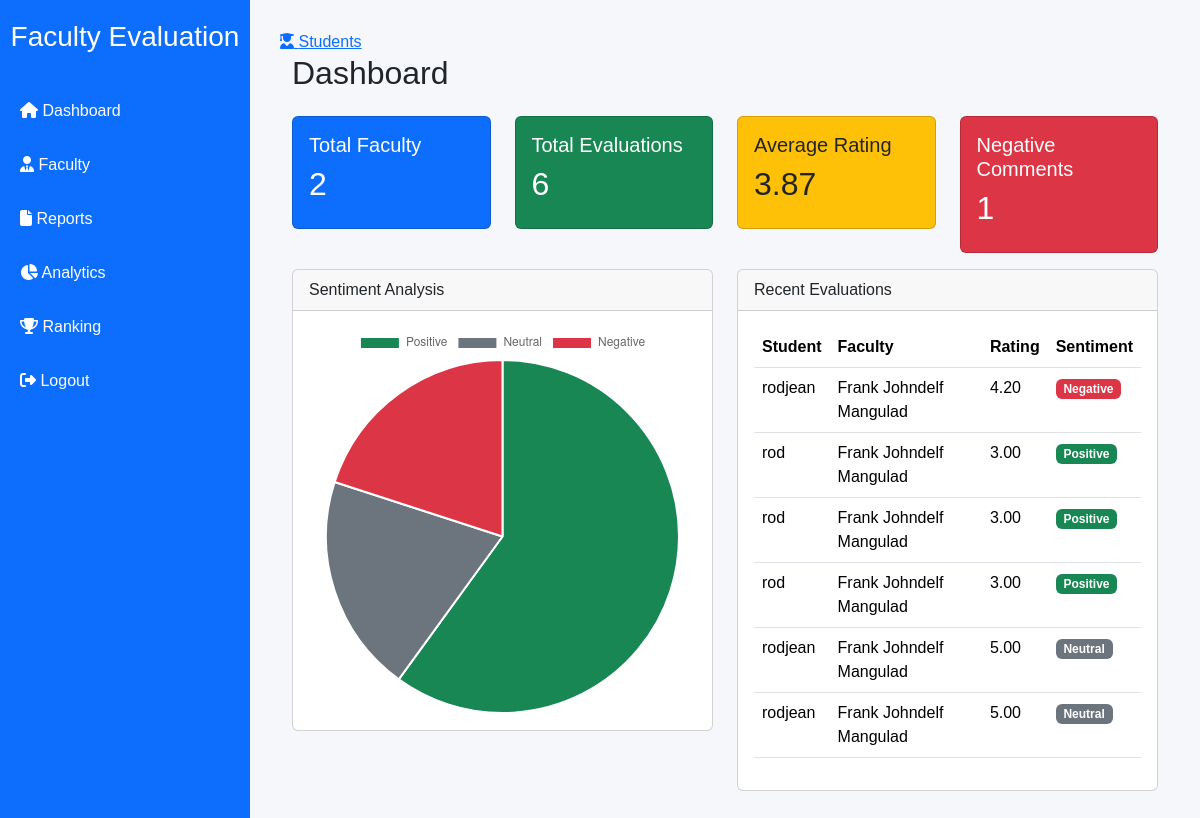
The page /faculty-evaluation-system/admin/dashboard.php (signed in) on the database its author committed.
### tables this page shows
CREATE TABLE `evaluations` (
  `id` int(11) NOT NULL,
  `faculty_id` int(11) NOT NULL,
  `student_name` varchar(100) NOT NULL,
  `knowledge` tinyint(4) NOT NULL,
  `communication` tinyint(4) NOT NULL,
  `professionalism` tinyint(4) NOT NULL,
  `punctuality` tinyint(4) NOT NULL,
  `teaching` tinyint(4) NOT NULL,
  `overall_rating` decimal(3,2) DEFAULT NULL,
  `comment` text DEFAULT NULL,
  `sentiment` varchar(20) DEFAULT 'Pending',
  `confidence` decimal(5,2) DEFAULT 0.00,
  `created_at` timestamp NOT NULL DEFAULT current_timestamp()
);

CREATE TABLE `faculty` (
  `id` int(11) NOT NULL,
  `faculty_code` varchar(20) NOT NULL,
  `fullname` varchar(100) NOT NULL,
  `department` varchar(100) NOT NULL,
  `email` varchar(100) DEFAULT NULL,
  `status` enum('Active','Inactive') DEFAULT 'Active',
  `created_at` timestamp NOT NULL DEFAULT current_timestamp()
);

### faculty-evaluation-system/admin/dashboard.php (the view, shortened to what this page needs)
<?php
include("../includes/db.php");
$totalFaculty = $pdo->query("SELECT COUNT(*) FROM faculty")->fetchColumn();
$totalEvaluations = $pdo->query("SELECT COUNT(*) FROM evaluations")->fetchColumn();
$positive = $pdo->query("SELECT COUNT(*) FROM evaluations WHERE sentiment='Positive'")->fetchColumn();
$neutral = $pdo->query("SELECT COUNT(*) FROM evaluations WHERE sentiment='Neutral'")->fetchColumn();
$negative = $pdo->query("SELECT COUNT(*) FROM evaluations WHERE sentiment='Negative'")->fetchColumn();
$averageRating = $pdo->query("SELECT ROUND(AVG(overall_rating),2) FROM evaluations")->fetchColumn();
$recent = $pdo->query("
SELECT
    evaluations.student_name,
    faculty.fullname,
    evaluations.overall_rating,
    evaluations.sentiment,
    evaluations.created_at
FROM evaluations
JOIN faculty
ON evaluations.faculty_id = faculty.id
ORDER BY evaluations.created_at DESC
LIMIT 10
")->fetchAll();
include("../includes/header.php");
include("../includes/sidebar.php");
?>
<div class="container-fluid">
<h2 class="mb-4">Dashboard</h2>
<div class="row">
<div class="col-md-3 mb-3">
<div class="card bg-primary text-white">
<div class="card-body">
<h5>Total Faculty</h5>
<h2><?= $totalFaculty ?></h2>
</div>
</div>
</div>
<div class="col-md-3 mb-3">
<div class="card bg-success text-white">
<div class="card-body">
<h5>Total Evaluations</h5>
<h2><?= $totalEvaluations ?></h2>
</div>
</div>
</div>
<div class="col-md-3 mb-3">
<div class="card bg-warning">
<div class="card-body">
<h5>Average Rating</h5>
<h2><?= $averageRating ?></h2>
</div>
</div>
</div>
<div class="col-md-3 mb-3">
<div class="card bg-danger text-white">
<div class="card-body">
<h5>Negative Comments</h5>
<h2><?= $negative ?></h2>
</div>
</div>
</div>
</div>
<div class="row">
<div class="col-md-6">
<div class="card">
<div class="card-header">
Sentiment Analysis
</div>
<div class="card-body">
<canvas id="sentimentChart"></canvas>
</div>
</div>
</div>
<div class="col-md-6">
<div class="card">
<div class="card-header">
Recent Evaluations
</div>
<div class="card-body">
<table class="table table-hover">
<thead>
<tr>
<th>Student</th>
<th>Faculty</th>
<th>Rating</th>
<th>Sentiment</th>
</tr>
</thead>
<tbody>
<?php foreach($recent as $row){ ?>
<tr>
<td><?= htmlspecialchars($row['student_name']) ?></td>
<td><?= htmlspecialchars($row['fullname']) ?></td>
<td><?= $row['overall_rating'] ?></td>
<td>
<?php
if($row['sentiment']=="Positive"){
    echo "<span class='badge bg-success'>Positive</span>";
}
elseif($row['sentiment']=="Negative"){
    echo "<span class='badge bg-danger'>Negative</span>";
}
else{
    echo "<span class='badge bg-secondary'>Neutral</span>";
}
?>
</td>
</tr>
<?php } ?>
</tbody>
</table>
</div>
</div>
</div>
</div>
<script>
new Chart(document.getElementById('sentimentChart'),{
type:'pie',
data:{
labels:['Positive','Neutral','Negative'],
datasets:[{
data:[
<?= $positive ?>,
<?= $neutral ?>,
<?= $negative ?>
],
backgroundColor:[
'#198754',
'#6c757d',
'#dc3545'
]
}]
}
});
</script>
</div>
<?php include("../includes/footer.php"); ?>

### faculty-evaluation-system/includes/header.php (shortened to what this page needs)
<!DOCTYPE html>
<html lang="en">
<head>
<link href="https://cdn.jsdelivr.net/npm/bootstrap@5.3.3/dist/css/bootstrap.min.css" rel="stylesheet">
<link href="https://cdnjs.cloudflare.com/ajax/libs/font-awesome/6.5.2/css/all.min.css" rel="stylesheet">
<link rel="stylesheet" href="../assets/css/style.css">
<link rel="stylesheet" href="https://cdn.datatables.net/1.13.8/css/dataTables.bootstrap5.min.css">
</head>
<body></body>

### faculty-evaluation-system/includes/sidebar.php
<div class="sidebar">
    <h3>Faculty Evaluation</h3>
    <a href="dashboard.php">
        <i class="fa fa-home"></i> Dashboard
    </a>
    <a href="faculty.php">
        <i class="fa fa-user-tie"></i> Faculty
    </a>
    <a href="reports.php">
        <i class="fa fa-file"></i> Reports
    </a>
    <a href="analytics.php">
        <i class="fa fa-chart-pie"></i> Analytics
    </a>
    <a href="ranking.php">
    <i class="fa fa-trophy"></i> Ranking
</a>
    <a href="../logout.php">
        <i class="fa fa-sign-out-alt"></i> Logout
    </a>
</div>
<div class="content">
<a href="students.php">
    <i class="fa fa-user-graduate"></i> Students
</a>

### faculty-evaluation-system/includes/footer.php (shortened to what this page needs)
</div>
</body>
</html>

### faculty-evaluation-system/assets/css/style.css (style rules this page uses)
body { margin:0; background:#f5f7fa; font-family:Arial, Helvetica, sans-serif; }
.sidebar { position:fixed; width:250px; height:100%; background:#0d6efd; color:white; padding-top:20px; }
.sidebar h3 { text-align:center; margin-bottom:30px; }
.sidebar a { display:block; color:white; text-decoration:none; padding:15px 20px; transition:.3s; }
.content { margin-left:250px; padding:30px; }

### rows shown on the page
evaluations: student_name "rodjean", faculty.fullname "Frank Johndelf Mangulad", overall_rating "4.20", sentiment "Negative"
evaluations: student_name "rod", faculty.fullname "Frank Johndelf Mangulad", overall_rating "3.00", sentiment "Positive"
evaluations: student_name "rod", faculty.fullname "Frank Johndelf Mangulad", overall_rating "3.00", sentiment "Positive"
evaluations: student_name "rod", faculty.fullname "Frank Johndelf Mangulad", overall_rating "3.00", sentiment "Positive"
evaluations: student_name "rodjean", faculty.fullname "Frank Johndelf Mangulad", overall_rating "5.00", sentiment "Neutral"
evaluations: student_name "rodjean", faculty.fullname "Frank Johndelf Mangulad", overall_rating "5.00", sentiment "Neutral"

### other values the page prints
$totalFaculty "2"
$totalEvaluations "6"
$averageRating "3.87"
$negative "1"
chart data {{ $positive }} 3
chart data {{ $neutral }} 1
chart data {{ $negative }} 1
